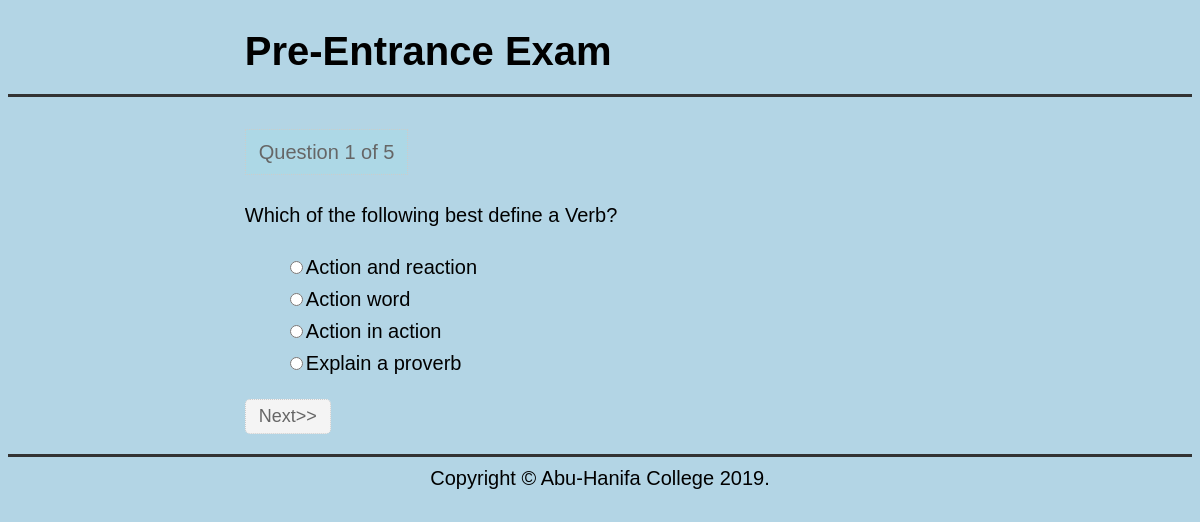
The page /header_quiz.php?n=1 on the database its author committed.
### tables this page shows
CREATE TABLE `questions` (
  `question_number` int(11) NOT NULL,
  `text` text NOT NULL
);

CREATE TABLE `choices` (
  `id` int(11) NOT NULL,
  `question_number` int(11) NOT NULL,
  `is_correct` tinyint(1) NOT NULL DEFAULT '0',
  `text` text NOT NULL
);

### header_quiz.php (the view, shortened to what this page needs)
<?php
	include ('database.php');
?>
<?php
$number = $_GET['n'];
$query = "SELECT * FROM questions
			WHERE question_number = $number";
$result = $mysqli->query($query) or die($mysqli->error.__LINE__);
$question = $result->fetch_assoc();
$query1 = "SELECT * FROM choices
			WHERE question_number = $number";
$choices = $mysqli->query($query1) or die($mysqli->error.__LINE__);
?>
<!DOCTYPE html>
<html>
<head>
	<link rel="stylesheet" type="text/css" href="style2.css">
</head>
<body>
	<header>
		<div class='container'>
			<h1>Pre-Entrance Exam</h1>
	</header>
	<br>
	<main>
		<div class='container'>
			<div class="current">Question <?php echo $question['question_number']; ?> of 5</div>
			<p class="question">
				<?php echo $question['text']; ?>
			</p>
			<form method="post" action="process.php">
				<ul class="choices">
				<?php while($row=$choices->fetch_assoc()){ ?>
						<li><input type="radio" name="choice" value="<?php echo $row['id']; ?>" /><?php echo $row['text']; ?></li>
				<?php	;}  ?>
				</ul>
				<input type="submit" name="submit" id="submit" value="Next>>">
			</form>
		</div>
	</main>
	<footer>
		<div class='container'>
			Copyright &copy Abu-Hanifa College 2019.
		</div>
	</footer>
</body>
</html>

### style2.css (style rules this page uses)
body { font-family: arial; font-size: 20px; line-height: 1.6em; background-color: #B3D5E5; }
.container { width: 60%; margin: 0 auto; overflow: auto; font-size:20px; }
li { list-style: none; }
header { border-bottom: 3px #333 solid; }
footer { border-top: 3px #333 solid; text-align: center; padding-top: 5px; }
main { padding-bottom: 20px; }
input#submit { display: inline-block; color:#666; background-color: #f4f4f4; border: 1px dotted #ccc; padding: 6px 13px; border-radius: 5px; font-size: 18px; }
.current { display: inline-block; color:#666; background-color: lightblue; border: 1px dotted #ccc; padding: 6px 13px; }

### rows shown on the page
questions: question_number "1", text "Which of the following best define a Verb?"
choices: text "Action and reaction"
choices: text "Action word"
choices: text "Action in action"
choices: text "Explain a proverb"
